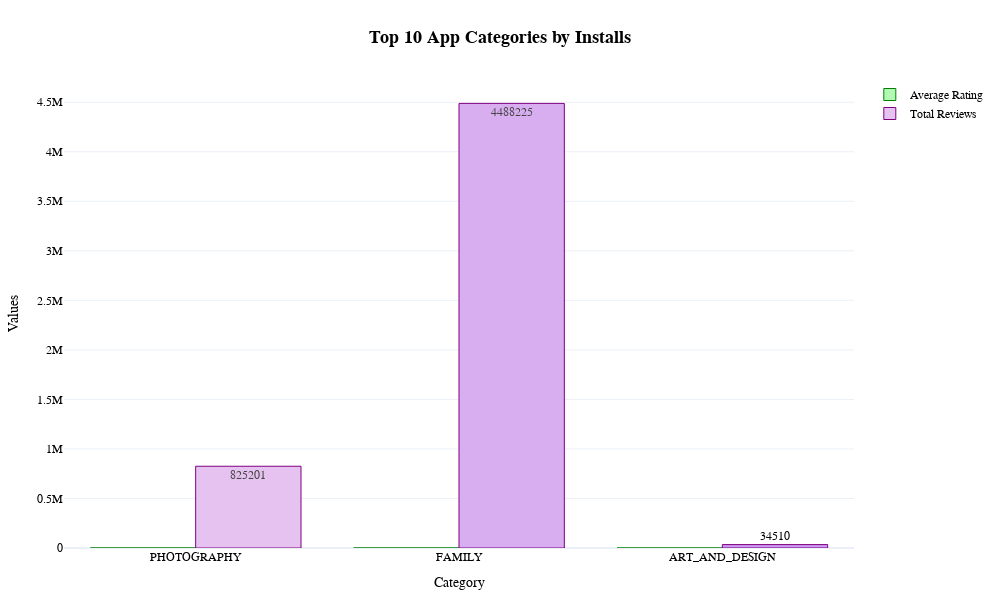

Notebook source saved alongside this figure:
### Code cell
import plotly.graph_objects as go

categories = top10["Category"]


main_fig = go.Figure()

# Average Rating bar (gradient pastel green)
main_fig.add_trace(go.Bar(
    x=categories,
    y=top10["Rating"],
    name="Average Rating",
    marker=dict(color=rating_colors, line=dict(color='green', width=1)),
    text=top10["Rating"],
    textposition='auto',
    hovertemplate='Category: %{x}<br>Rating: %{y}<extra></extra>'
))

# Total Reviews bar (gradient pastel purple)
main_fig.add_trace(go.Bar(
    x=categories,
    y=top10["Reviews"],
    name="Total Reviews",
    marker=dict(color=reviews_colors, line=dict(color='purple', width=1)),
    text=top10["Reviews"],
    textposition='auto',
    hovertemplate='Category: %{x}<br>Reviews: %{y}<extra></extra>'
))


# Layout customization
main_fig.update_layout(
    title={
        'text': "<b>Top 10 App Categories by Installs</b>",
        'y':0.95,
        'x':0.5,
        'xanchor': 'center',
        'yanchor': 'top',
        'font':dict(family="Georgia, serif", size=18, color="black")
    },
    barmode='group',
    xaxis_title="Category",
    yaxis_title="Values",
    template="plotly_white",  
    height=600,
    width=1000,
    font=dict(family="Garamond, sans-serif", size=12, color="black"),
    margin=dict(l=50, r=50, t=80, b=50),
)


main_fig.show()

### Figure 1 — Plotly figure (JSON) as saved in the notebook; plotly's stock layout.template omitted (floating-point values rounded to 4 significant figures)
{"data": [{"hovertemplate": "Category: %{x}<br>Rating: %{y}<extra></extra>", "marker": {"color": ["#b2fab4", "#a0e6a0", "#8ce08c", "#79db79", "#66d566", "#53d053", "#40cc40", "#2db92d", "#1ab61a", "#07a507"], "line": {"color": "green", "width": 1}}, "name": "Average Rating", "text": [4.0, 4.4, 4.2], "textposition": "auto", "type": "bar", "x": ["PHOTOGRAPHY", "FAMILY", "ART_AND_DESIGN"], "y": [4.0, 4.4, 4.2]}, {"hovertemplate": "Category: %{x}<br>Reviews: %{y}<extra></extra>", "marker": {"color": ["#e6c2f0", "#d9aef0", "#cc99f0", "#bf85f0", "#b371f0", "#a85de0", "#9c49d0", "#8f35c0", "#831fb0", "#7610a0"], "line": {"color": "purple", "width": 1}}, "name": "Total Reviews", "text": [825200.0, 4488000.0, 34510.0], "textposition": "auto", "type": "bar", "x": ["PHOTOGRAPHY", "FAMILY", "ART_AND_DESIGN"], "y": [825200.0, 4488000.0, 34510.0]}], "layout": {"barmode": "group", "font": {"color": "black", "family": "Garamond, sans-serif", "size": 12}, "height": 600, "margin": {"b": 50, "l": 50, "r": 50, "t": 80}, "title": {"font": {"color": "black", "family": "Georgia, serif", "size": 18}, "text": "<b>Top 10 App Categories by Installs</b>", "x": 0.5, "xanchor": "center", "y": 0.95, "yanchor": "top"}, "width": 1000, "xaxis": {"title": {"text": "Category"}}, "yaxis": {"title": {"text": "Values"}}}}
